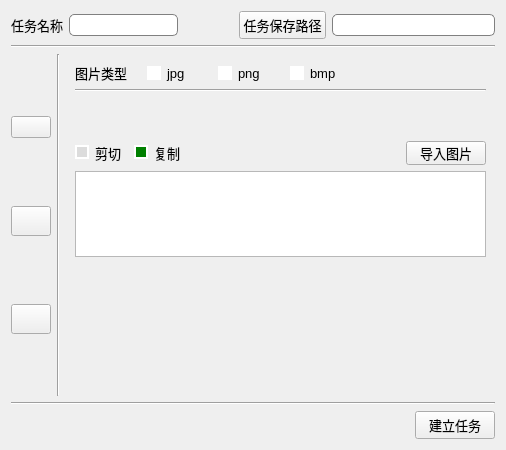
<?xml version="1.0" encoding="UTF-8"?>
<ui version="4.0">
 <class>Form</class>
 <widget class="QWidget" name="Form">
  <property name="geometry">
   <rect>
    <x>0</x>
    <y>0</y>
    <width>506</width>
    <height>450</height>
   </rect>
  </property>
  <property name="sizePolicy">
   <sizepolicy hsizetype="Preferred" vsizetype="Preferred">
    <horstretch>0</horstretch>
    <verstretch>0</verstretch>
   </sizepolicy>
  </property>
  <property name="windowTitle">
   <string>建立任务</string>
  </property>
  <property name="windowIcon">
   <iconset>
    <normaloff>images/icon.png</normaloff>images/icon.png</iconset>
  </property>
  <layout class="QVBoxLayout" name="verticalLayout_3">
   <item>
    <layout class="QHBoxLayout" name="horizontalLayout_10" stretch="1,4,2,1,6">
     <property name="spacing">
      <number>6</number>
     </property>
     <item>
      <widget class="QLabel" name="label_9">
       <property name="font">
        <font>
         <pointsize>10</pointsize>
        </font>
       </property>
       <property name="text">
        <string>任务名称</string>
       </property>
      </widget>
     </item>
     <item>
      <widget class="QLineEdit" name="lineEdit_task_name">
       <property name="minimumSize">
        <size>
         <width>0</width>
         <height>22</height>
        </size>
       </property>
       <property name="styleSheet">
        <string notr="true">border: 1px solid gray;
border-radius: 5px;</string>
       </property>
      </widget>
     </item>
     <item>
      <spacer name="horizontalSpacer_2">
       <property name="orientation">
        <enum>Qt::Horizontal</enum>
       </property>
       <property name="sizeHint" stdset="0">
        <size>
         <width>40</width>
         <height>20</height>
        </size>
       </property>
      </spacer>
     </item>
     <item>
      <widget class="QPushButton" name="pushButton_save_path">
       <property name="font">
        <font>
         <pointsize>10</pointsize>
        </font>
       </property>
       <property name="text">
        <string>任务保存路径</string>
       </property>
      </widget>
     </item>
     <item>
      <widget class="QLineEdit" name="lineEdit_6">
       <property name="minimumSize">
        <size>
         <width>0</width>
         <height>22</height>
        </size>
       </property>
       <property name="styleSheet">
        <string notr="true">border: 1px solid gray;
border-radius: 5px;</string>
       </property>
       <property name="readOnly">
        <bool>true</bool>
       </property>
      </widget>
     </item>
    </layout>
   </item>
   <item>
    <widget class="Line" name="line_3">
     <property name="orientation">
      <enum>Qt::Horizontal</enum>
     </property>
    </widget>
   </item>
   <item>
    <layout class="QHBoxLayout" name="horizontalLayout_3">
     <item>
      <layout class="QVBoxLayout" name="verticalLayout">
       <item>
        <widget class="QPushButton" name="pushButton_img">
         <property name="text">
          <string/>
         </property>
         <property name="icon">
          <iconset>
           <normaloff>images/image.png</normaloff>images/image.png</iconset>
         </property>
         <property name="iconSize">
          <size>
           <width>22</width>
           <height>22</height>
          </size>
         </property>
        </widget>
       </item>
       <item>
        <widget class="QPushButton" name="pushButton_video">
         <property name="maximumSize">
          <size>
           <width>16777215</width>
           <height>30</height>
          </size>
         </property>
         <property name="text">
          <string/>
         </property>
         <property name="icon">
          <iconset>
           <normaloff>images/video.png</normaloff>images/video.png</iconset>
         </property>
         <property name="iconSize">
          <size>
           <width>26</width>
           <height>26</height>
          </size>
         </property>
        </widget>
       </item>
       <item>
        <widget class="QPushButton" name="pushButton_camera">
         <property name="maximumSize">
          <size>
           <width>16777215</width>
           <height>30</height>
          </size>
         </property>
         <property name="text">
          <string/>
         </property>
         <property name="icon">
          <iconset>
           <normaloff>images/camera.png</normaloff>images/camera.png</iconset>
         </property>
         <property name="iconSize">
          <size>
           <width>26</width>
           <height>26</height>
          </size>
         </property>
        </widget>
       </item>
      </layout>
     </item>
     <item>
      <widget class="Line" name="line_2">
       <property name="font">
        <font>
         <pointsize>9</pointsize>
        </font>
       </property>
       <property name="orientation">
        <enum>Qt::Vertical</enum>
       </property>
      </widget>
     </item>
     <item>
      <widget class="QStackedWidget" name="stackedWidget">
       <property name="currentIndex">
        <number>0</number>
       </property>
       <widget class="QWidget" name="page_1">
        <layout class="QVBoxLayout" name="verticalLayout_4" stretch="1,1,2,0,4,6">
         <item>
          <layout class="QHBoxLayout" name="horizontalLayout" stretch="1,1,1,1,2">
           <item alignment="Qt::AlignLeft">
            <widget class="QLabel" name="label">
             <property name="font">
              <font>
               <pointsize>10</pointsize>
              </font>
             </property>
             <property name="text">
              <string>图片类型</string>
             </property>
            </widget>
           </item>
           <item alignment="Qt::AlignLeft">
            <widget class="QCheckBox" name="checkBox_jpg">
             <property name="font">
              <font>
               <pointsize>10</pointsize>
              </font>
             </property>
             <property name="styleSheet">
              <string notr="true">QCheckBox::indicator:checked {
    background-color:       blue;
    border:                 2px solid white;  
}

QCheckBox::indicator:unchecked {
    background-color:      white;
    border:                 2px solid white;  
}</string>
             </property>
             <property name="text">
              <string>jpg</string>
             </property>
             <property name="checked">
              <bool>false</bool>
             </property>
            </widget>
           </item>
           <item alignment="Qt::AlignLeft">
            <widget class="QCheckBox" name="checkBox_png">
             <property name="font">
              <font>
               <pointsize>10</pointsize>
              </font>
             </property>
             <property name="styleSheet">
              <string notr="true">QCheckBox::indicator:checked {
    background-color:       blue;
    border:                 2px solid white;  
}

QCheckBox::indicator:unchecked {
    background-color:      white;
    border:                 2px solid white;  
}</string>
             </property>
             <property name="text">
              <string>png</string>
             </property>
             <property name="checked">
              <bool>false</bool>
             </property>
            </widget>
           </item>
           <item alignment="Qt::AlignLeft">
            <widget class="QCheckBox" name="checkBox_bmp">
             <property name="font">
              <font>
               <pointsize>10</pointsize>
              </font>
             </property>
             <property name="styleSheet">
              <string notr="true">QCheckBox::indicator:checked {
    background-color:       blue;
    border:                 2px solid white;  
}

QCheckBox::indicator:unchecked {
    background-color:      white;
    border:                 2px solid white;  
}</string>
             </property>
             <property name="text">
              <string>bmp</string>
             </property>
             <property name="checked">
              <bool>false</bool>
             </property>
            </widget>
           </item>
           <item>
            <spacer name="horizontalSpacer_8">
             <property name="orientation">
              <enum>Qt::Horizontal</enum>
             </property>
             <property name="sizeHint" stdset="0">
              <size>
               <width>40</width>
               <height>20</height>
              </size>
             </property>
            </spacer>
           </item>
          </layout>
         </item>
         <item>
          <widget class="Line" name="line_4">
           <property name="orientation">
            <enum>Qt::Horizontal</enum>
           </property>
          </widget>
         </item>
         <item>
          <spacer name="verticalSpacer_2">
           <property name="orientation">
            <enum>Qt::Vertical</enum>
           </property>
           <property name="sizeHint" stdset="0">
            <size>
             <width>20</width>
             <height>40</height>
            </size>
           </property>
          </spacer>
         </item>
         <item>
          <layout class="QHBoxLayout" name="horizontalLayout_4">
           <property name="spacing">
            <number>12</number>
           </property>
           <item alignment="Qt::AlignHCenter">
            <widget class="QRadioButton" name="radioButton_cut">
             <property name="font">
              <font>
               <pointsize>10</pointsize>
              </font>
             </property>
             <property name="styleSheet">
              <string notr="true">QRadioButton::indicator:checked {

    background-color:       green;
    border:                 2px solid white;  
}

QRadioButton::indicator:unchecked {

    background-color:       rgb(220, 220, 220);
    border:                 2px solid white;  
}</string>
             </property>
             <property name="text">
              <string>剪切</string>
             </property>
            </widget>
           </item>
           <item alignment="Qt::AlignHCenter">
            <widget class="QRadioButton" name="radioButton_copy">
             <property name="enabled">
              <bool>true</bool>
             </property>
             <property name="font">
              <font>
               <pointsize>10</pointsize>
              </font>
             </property>
             <property name="styleSheet">
              <string notr="true">QRadioButton::indicator:checked {

    background-color:       green;
    border:                 2px solid white;  
}

QRadioButton::indicator:unchecked {

    background-color:       rgb(220, 220, 220);
    border:                 2px solid white;  
}</string>
             </property>
             <property name="text">
              <string>复制</string>
             </property>
             <property name="checked">
              <bool>true</bool>
             </property>
            </widget>
           </item>
           <item>
            <spacer name="horizontalSpacer_9">
             <property name="orientation">
              <enum>Qt::Horizontal</enum>
             </property>
             <property name="sizeHint" stdset="0">
              <size>
               <width>40</width>
               <height>20</height>
              </size>
             </property>
            </spacer>
           </item>
           <item>
            <widget class="QPushButton" name="pushButton_import_imgs">
             <property name="sizePolicy">
              <sizepolicy hsizetype="Minimum" vsizetype="Maximum">
               <horstretch>0</horstretch>
               <verstretch>0</verstretch>
              </sizepolicy>
             </property>
             <property name="minimumSize">
              <size>
               <width>40</width>
               <height>0</height>
              </size>
             </property>
             <property name="maximumSize">
              <size>
               <width>16777215</width>
               <height>24</height>
              </size>
             </property>
             <property name="sizeIncrement">
              <size>
               <width>0</width>
               <height>24</height>
              </size>
             </property>
             <property name="font">
              <font>
               <pointsize>10</pointsize>
              </font>
             </property>
             <property name="toolTip">
              <string>打开目录</string>
             </property>
             <property name="text">
              <string>导入图片</string>
             </property>
             <property name="icon">
              <iconset>
               <normaloff>images/open_folder.png</normaloff>images/open_folder.png</iconset>
             </property>
             <property name="iconSize">
              <size>
               <width>20</width>
               <height>20</height>
              </size>
             </property>
            </widget>
           </item>
          </layout>
         </item>
         <item>
          <widget class="QTextBrowser" name="textBrowser_3">
           <property name="font">
            <font>
             <pointsize>10</pointsize>
            </font>
           </property>
          </widget>
         </item>
         <item>
          <spacer name="verticalSpacer">
           <property name="orientation">
            <enum>Qt::Vertical</enum>
           </property>
           <property name="sizeHint" stdset="0">
            <size>
             <width>20</width>
             <height>40</height>
            </size>
           </property>
          </spacer>
         </item>
        </layout>
       </widget>
       <widget class="QWidget" name="page_2">
        <layout class="QVBoxLayout" name="verticalLayout_6">
         <item>
          <layout class="QHBoxLayout" name="horizontalLayout_7">
           <property name="spacing">
            <number>12</number>
           </property>
           <item>
            <widget class="QPushButton" name="pushButton_open_dir_3">
             <property name="sizePolicy">
              <sizepolicy hsizetype="Minimum" vsizetype="Maximum">
               <horstretch>0</horstretch>
               <verstretch>0</verstretch>
              </sizepolicy>
             </property>
             <property name="minimumSize">
              <size>
               <width>40</width>
               <height>0</height>
              </size>
             </property>
             <property name="maximumSize">
              <size>
               <width>16777215</width>
               <height>24</height>
              </size>
             </property>
             <property name="sizeIncrement">
              <size>
               <width>0</width>
               <height>24</height>
              </size>
             </property>
             <property name="font">
              <font>
               <pointsize>10</pointsize>
              </font>
             </property>
             <property name="toolTip">
              <string>打开目录</string>
             </property>
             <property name="text">
              <string>导入视频</string>
             </property>
             <property name="icon">
              <iconset>
               <normaloff>images/open_file.png</normaloff>images/open_file.png</iconset>
             </property>
             <property name="iconSize">
              <size>
               <width>20</width>
               <height>20</height>
              </size>
             </property>
            </widget>
           </item>
           <item>
            <widget class="QLineEdit" name="lineEdit_8">
             <property name="minimumSize">
              <size>
               <width>0</width>
               <height>22</height>
              </size>
             </property>
             <property name="styleSheet">
              <string notr="true">border: 1px solid gray;
border-radius: 5px;</string>
             </property>
            </widget>
           </item>
          </layout>
         </item>
         <item>
          <widget class="QTextBrowser" name="textBrowser">
           <property name="sizePolicy">
            <sizepolicy hsizetype="Expanding" vsizetype="Minimum">
             <horstretch>0</horstretch>
             <verstretch>0</verstretch>
            </sizepolicy>
           </property>
           <property name="maximumSize">
            <size>
             <width>16777215</width>
             <height>90</height>
            </size>
           </property>
           <property name="font">
            <font>
             <pointsize>10</pointsize>
            </font>
           </property>
           <property name="html">
            <string>&lt;!DOCTYPE HTML PUBLIC &quot;-//W3C//DTD HTML 4.0//EN&quot; &quot;http://www.w3.org/TR/REC-html40/strict.dtd&quot;&gt;
&lt;html&gt;&lt;head&gt;&lt;meta name=&quot;qrichtext&quot; content=&quot;1&quot; /&gt;&lt;meta charset=&quot;utf-8&quot; /&gt;&lt;style type=&quot;text/css&quot;&gt;
p, li { white-space: pre-wrap; }
hr { height: 1px; border-width: 0; }
li.unchecked::marker { content: &quot;\2610&quot;; }
li.checked::marker { content: &quot;\2612&quot;; }
&lt;/style&gt;&lt;/head&gt;&lt;body style=&quot; font-family:'Microsoft YaHei UI'; font-size:10pt; font-weight:400; font-style:normal;&quot;&gt;
&lt;p style=&quot; margin-top:0px; margin-bottom:0px; margin-left:0px; margin-right:0px; -qt-block-indent:0; text-indent:0px;&quot;&gt;&lt;span style=&quot; font-size:9pt;&quot;&gt;分辨率：&lt;/span&gt;&lt;/p&gt;
&lt;p style=&quot; margin-top:0px; margin-bottom:0px; margin-left:0px; margin-right:0px; -qt-block-indent:0; text-indent:0px;&quot;&gt;&lt;span style=&quot; font-size:9pt;&quot;&gt;总帧数：&lt;/span&gt;&lt;/p&gt;
&lt;p style=&quot; margin-top:0px; margin-bottom:0px; margin-left:0px; margin-right:0px; -qt-block-indent:0; text-indent:0px;&quot;&gt;&lt;span style=&quot; font-size:9pt;&quot;&gt;FPS：&lt;/span&gt;&lt;/p&gt;
&lt;p style=&quot; margin-top:0px; margin-bottom:0px; margin-left:0px; margin-right:0px; -qt-block-indent:0; text-indent:0px;&quot;&gt;&lt;span style=&quot; font-size:9pt;&quot;&gt;抽取帧数：&lt;/span&gt;&lt;/p&gt;
&lt;p style=&quot;-qt-paragraph-type:empty; margin-top:0px; margin-bottom:0px; margin-left:0px; margin-right:0px; -qt-block-indent:0; text-indent:0px; font-size:9pt;&quot;&gt;&lt;br /&gt;&lt;/p&gt;&lt;/body&gt;&lt;/html&gt;</string>
           </property>
          </widget>
         </item>
         <item>
          <layout class="QHBoxLayout" name="horizontalLayout_6" stretch="1,2,1,1,2,4">
           <property name="leftMargin">
            <number>0</number>
           </property>
           <property name="rightMargin">
            <number>0</number>
           </property>
           <item alignment="Qt::AlignLeft">
            <widget class="QLabel" name="label_4">
             <property name="font">
              <font>
               <pointsize>10</pointsize>
              </font>
             </property>
             <property name="text">
              <string>起始帧</string>
             </property>
            </widget>
           </item>
           <item alignment="Qt::AlignLeft">
            <widget class="QLineEdit" name="lineEdit_3">
             <property name="maximumSize">
              <size>
               <width>80</width>
               <height>16777215</height>
              </size>
             </property>
             <property name="font">
              <font>
               <pointsize>10</pointsize>
              </font>
             </property>
             <property name="statusTip">
              <string/>
             </property>
             <property name="text">
              <string/>
             </property>
            </widget>
           </item>
           <item>
            <spacer name="horizontalSpacer">
             <property name="orientation">
              <enum>Qt::Horizontal</enum>
             </property>
             <property name="sizeHint" stdset="0">
              <size>
               <width>40</width>
               <height>20</height>
              </size>
             </property>
            </spacer>
           </item>
           <item alignment="Qt::AlignLeft">
            <widget class="QLabel" name="label_5">
             <property name="font">
              <font>
               <pointsize>10</pointsize>
              </font>
             </property>
             <property name="text">
              <string>结束帧</string>
             </property>
            </widget>
           </item>
           <item alignment="Qt::AlignLeft">
            <widget class="QLineEdit" name="lineEdit_4">
             <property name="maximumSize">
              <size>
               <width>80</width>
               <height>16777215</height>
              </size>
             </property>
             <property name="font">
              <font>
               <pointsize>10</pointsize>
              </font>
             </property>
            </widget>
           </item>
           <item>
            <spacer name="horizontalSpacer_3">
             <property name="orientation">
              <enum>Qt::Horizontal</enum>
             </property>
             <property name="sizeHint" stdset="0">
              <size>
               <width>40</width>
               <height>20</height>
              </size>
             </property>
            </spacer>
           </item>
          </layout>
         </item>
         <item>
          <layout class="QHBoxLayout" name="horizontalLayout_5" stretch="1,2,1,1,2,4">
           <item alignment="Qt::AlignLeft">
            <widget class="QLabel" name="label_2">
             <property name="font">
              <font>
               <pointsize>10</pointsize>
              </font>
             </property>
             <property name="text">
              <string>起始时</string>
             </property>
            </widget>
           </item>
           <item alignment="Qt::AlignLeft">
            <widget class="QLineEdit" name="lineEdit">
             <property name="maximumSize">
              <size>
               <width>80</width>
               <height>16777215</height>
              </size>
             </property>
             <property name="font">
              <font>
               <pointsize>10</pointsize>
              </font>
             </property>
            </widget>
           </item>
           <item>
            <spacer name="horizontalSpacer_4">
             <property name="orientation">
              <enum>Qt::Horizontal</enum>
             </property>
             <property name="sizeHint" stdset="0">
              <size>
               <width>40</width>
               <height>20</height>
              </size>
             </property>
            </spacer>
           </item>
           <item alignment="Qt::AlignLeft">
            <widget class="QLabel" name="label_3">
             <property name="font">
              <font>
               <pointsize>10</pointsize>
              </font>
             </property>
             <property name="text">
              <string>结束时</string>
             </property>
            </widget>
           </item>
           <item alignment="Qt::AlignLeft">
            <widget class="QLineEdit" name="lineEdit_2">
             <property name="maximumSize">
              <size>
               <width>80</width>
               <height>16777215</height>
              </size>
             </property>
             <property name="font">
              <font>
               <pointsize>10</pointsize>
              </font>
             </property>
            </widget>
           </item>
           <item>
            <spacer name="horizontalSpacer_5">
             <property name="orientation">
              <enum>Qt::Horizontal</enum>
             </property>
             <property name="sizeHint" stdset="0">
              <size>
               <width>40</width>
               <height>20</height>
              </size>
             </property>
            </spacer>
           </item>
          </layout>
         </item>
         <item>
          <layout class="QHBoxLayout" name="horizontalLayout_9" stretch="1,1,1,1,1,3">
           <item>
            <widget class="QLabel" name="label_7">
             <property name="font">
              <font>
               <pointsize>10</pointsize>
              </font>
             </property>
             <property name="text">
              <string>下采样倍数</string>
             </property>
            </widget>
           </item>
           <item>
            <widget class="QSpinBox" name="spinBox">
             <property name="font">
              <font>
               <pointsize>10</pointsize>
              </font>
             </property>
             <property name="minimum">
              <number>1</number>
             </property>
             <property name="maximum">
              <number>999</number>
             </property>
             <property name="value">
              <number>1</number>
             </property>
            </widget>
           </item>
           <item>
            <spacer name="horizontalSpacer_6">
             <property name="orientation">
              <enum>Qt::Horizontal</enum>
             </property>
             <property name="sizeHint" stdset="0">
              <size>
               <width>40</width>
               <height>20</height>
              </size>
             </property>
            </spacer>
           </item>
           <item>
            <widget class="QLabel" name="label_8">
             <property name="font">
              <font>
               <pointsize>10</pointsize>
              </font>
             </property>
             <property name="text">
              <string>下采样间隔帧数</string>
             </property>
            </widget>
           </item>
           <item>
            <widget class="QSpinBox" name="spinBox_2">
             <property name="font">
              <font>
               <pointsize>10</pointsize>
              </font>
             </property>
             <property name="minimum">
              <number>1</number>
             </property>
             <property name="maximum">
              <number>999</number>
             </property>
             <property name="value">
              <number>1</number>
             </property>
            </widget>
           </item>
           <item>
            <spacer name="horizontalSpacer_7">
             <property name="orientation">
              <enum>Qt::Horizontal</enum>
             </property>
             <property name="sizeHint" stdset="0">
              <size>
               <width>40</width>
               <height>20</height>
              </size>
             </property>
            </spacer>
           </item>
          </layout>
         </item>
         <item>
          <spacer name="verticalSpacer_3">
           <property name="orientation">
            <enum>Qt::Vertical</enum>
           </property>
           <property name="sizeHint" stdset="0">
            <size>
             <width>20</width>
             <height>40</height>
            </size>
           </property>
          </spacer>
         </item>
         <item>
          <layout class="QHBoxLayout" name="horizontalLayout_8">
           <item alignment="Qt::AlignLeft">
            <widget class="QPushButton" name="pushButton_5">
             <property name="font">
              <font>
               <pointsize>10</pointsize>
              </font>
             </property>
             <property name="text">
              <string>抽帧</string>
             </property>
            </widget>
           </item>
          </layout>
         </item>
         <item>
          <widget class="QTextBrowser" name="textBrowser_2"/>
         </item>
        </layout>
       </widget>
      </widget>
     </item>
    </layout>
   </item>
   <item>
    <widget class="Line" name="line">
     <property name="orientation">
      <enum>Qt::Horizontal</enum>
     </property>
    </widget>
   </item>
   <item>
    <layout class="QHBoxLayout" name="horizontalLayout_2">
     <item alignment="Qt::AlignRight">
      <widget class="QPushButton" name="pushButton_build">
       <property name="font">
        <font>
         <pointsize>10</pointsize>
        </font>
       </property>
       <property name="text">
        <string>建立任务</string>
       </property>
      </widget>
     </item>
    </layout>
   </item>
  </layout>
 </widget>
 <resources/>
 <connections/>
</ui>
